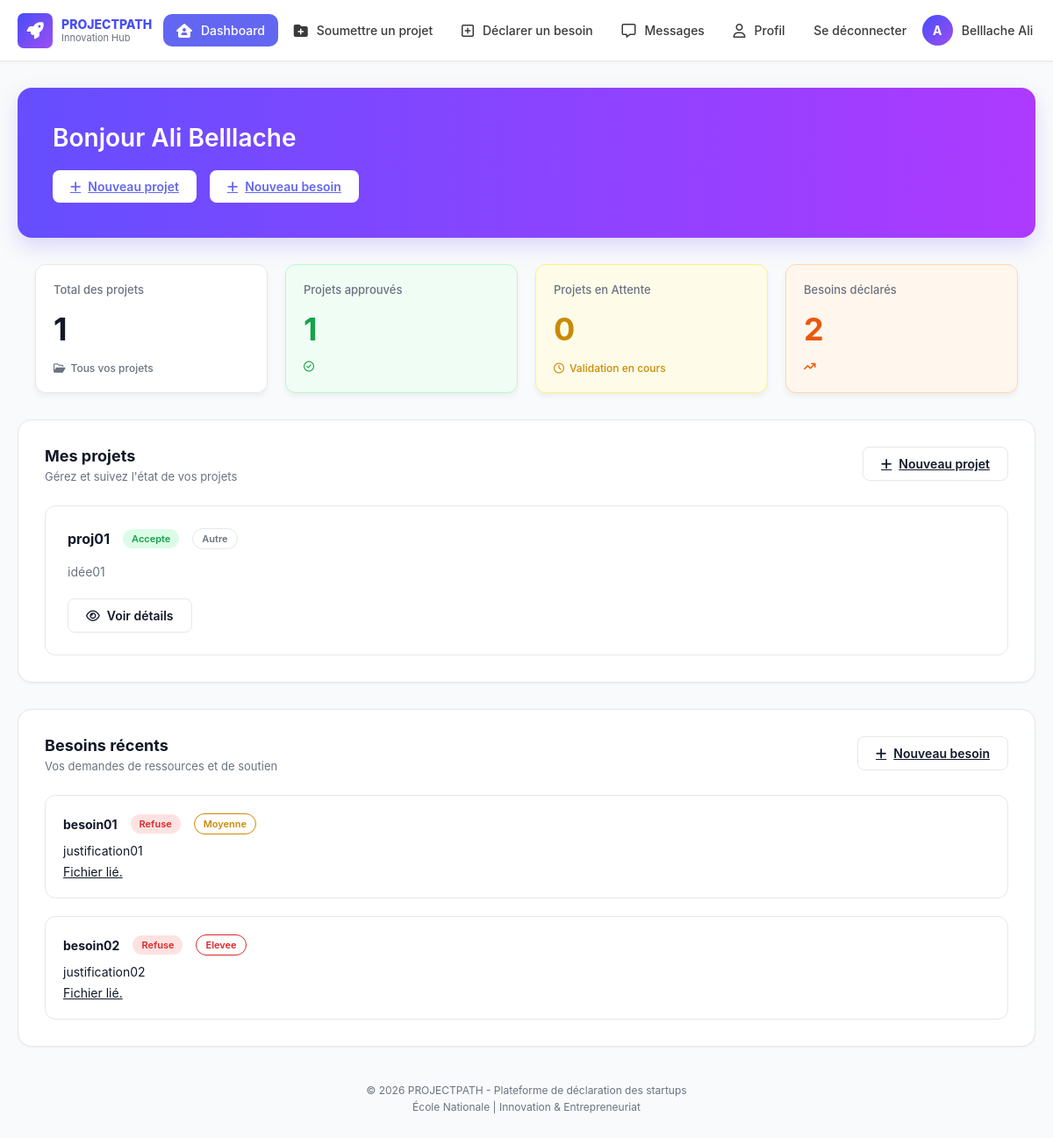
The page /home/2 (signed in) on the database its author committed.
### PP/models.py (models this page shows, shortened)
class CompteEtudiant(AbstractUser, PermissionsMixin):
    matricule = models.fields.IntegerField(unique=True, validators= [Validate_matricule], default = "123889357")
    class Niveau(models.TextChoices):
        one = "1CP", "1CP"
        two = "2CP", "2CP"
        three = "1CS" , "1CS"
        four = "2CS" , "2CS"
        five = "3CS", "3CS"
    niveau_etude = models.fields.CharField(max_length = 5 , choices = Niveau.choices, default = "1CP")
    telephone = models.fields.IntegerField(validators=[Validate_telephone], default=42)
    class Meta:
        verbose_name = "User"
        verbose_name_plural = "Users"

class projet(models.Model):
    nom_projet= models.fields.CharField(max_length=100)
    description = models.fields.CharField(max_length=1000)
    participants = models.ForeignKey(CompteEtudiant, on_delete = models.CASCADE, null = True, blank=True)
    equipe = models.TextField(blank = True)
    probleme_resolu = models.fields.CharField(max_length=200)
    class Domaine(models.TextChoices):
        Technologie_et_sante = "Technologie et sante", "Technologie et sante"
        Technologie_et_finances = "Technologie et finances", "Technologie et finances"
        Technologie_et_Environement = "Technologie et environement", "Technologie et environement"
        E_commerce = "E-commerce", "E-commerce"
        Technologie_et_agriculture = "Technologie et agriculture", "Technologie et agriculture"
        Autre = "Autre", "Autre"
    domaine = models.CharField(max_length=30, choices= Domaine.choices, default="Autre")
    objectif = models.CharField(max_length=200)
    file_path = models.FileField(upload_to="files/", null = False,verbose_name="",validators=[Validate_fichier])
    statut = models.fields.CharField(max_length = 20, choices = Statut.choices, default = "NonVue")
    created_at = models.DateTimeField(auto_now_add=True)
    updated_at = models.DateTimeField(auto_now=True)

class Besoin(models.Model):
    projet_concerne = models.fields.CharField(max_length=100)
    class TypeDeBesoin(models.TextChoices):
        Materiel = "Materiel" ,'Materiel'
        Budget = "Budget", 'Budget'
        Encadrement = "Encadrement", 'Encadrement'
        Laboratoire = "Laboratoire", 'Laboratoire'
        Support_Technique = "Support Technique", 'Support Technique'
        Formation = "Formation", 'Formation'
        Networking = "Networking", 'Networking'
    typeDeBesoin = models.fields.CharField(max_length = 20 , choices = TypeDeBesoin.choices, default = "MATERIEL") #si ça se trouve tu dois choisir parmi une liste
    class priorite(models.TextChoices):
        Basse = "Basse"
        Moyenne = "Moyenne"
        Eleve = "Elevee"
    priority = models.fields.CharField(max_length = 50, choices =priorite.choices, default = "Elevee")
    description = models.fields.CharField(max_length = 1000)
    participant = models.ForeignKey(CompteEtudiant, on_delete = models.CASCADE, null = True, blank = True)
    justification = models.fields.CharField(max_length=1000)
    file_path = models.FileField(upload_to="files/", null = True ,blank = True ,verbose_name="", validators=[Validate_fichier])
    statut = models.fields.CharField(max_length = 20, choices = Statut.choices, default = "NonVue")
    created_at = models.DateTimeField(auto_now_add=True)

### PP/views.py (the view)
# urls.py: 2. Add a URL to urlpatterns:  path('', views.home, name='home')
@login_required
def home(request,user_id):
    if request.user.id != user_id:
        return redirect("logout")
    user = CompteEtudiant.objects.get(id = user_id)
    user_projects = user.projet_set.all()
    user_request = user.besoin_set.all()
    project_nbr = user_projects.count()
    prj_enAtt = projet.objects.filter(statut = "EnAttente",  participants = user).count()
    prj_valide = projet.objects.filter(statut = "Accepte",  participants = user).count()
    prj_refuse = projet.objects.filter(statut = "DocumentManquant",  participants = user).count()
    besoin_nbr = user_request.count()
    bs_enAtt = Besoin.objects.filter(statut = "EnAttente", participant = user).count()
    bs_valide = Besoin.objects.filter(statut = "Accepte", participant = user).count()
    bs_refuse = Besoin.objects.filter(statut = "Refuse",  participant = user).count()
    return render(request,"Student/home.html",{"user" : user, "user_projects": user_projects,
                                               "user_request":user_request ,"user_id": user_id,
                                               "prj_nb": project_nbr, "prj_enAtt": prj_enAtt,
                                               "prj_valide": prj_valide, "prj_refuse": prj_refuse,
                                                "bs_nb": besoin_nbr, "bs_enAtt": bs_enAtt, "bs_valide": bs_valide,
                                                "bs_refuse": bs_refuse})

### PP/template/Student/home.html (shortened to what this page needs)
{% load static %}
<!DOCTYPE html>
<html lang="en">
<head>
    <link rel="stylesheet" href="{% static 'css/dashboard.css' %}">
    <link rel="stylesheet" href="https://cdnjs.cloudflare.com/ajax/libs/font-awesome/6.4.0/css/all.min.css">
</head>
<body>
    <nav>
        <div class="logo">
            <i class="fa-solid fa-rocket"></i>
            <div class="txt">
                <h4>PROJECTPATH</h4>
                <p>Innovation Hub</p>
            </div>
        </div>
        <div class="nav-links" id="nav-links">
            <div id="dash" class="same active" data-page="{%url 'home' user_id%}">
                <i class="fa-solid fa-house-user"></i>
                <p>Dashboard</p>
            </div>
            <div class="same" id="soumettre" data-page="{%url 'add_project' user_id%}">
                <i class="fa-solid fa-folder-plus"></i>
                <p>Soumettre un projet</p>
            </div>
            <div class="same" id="besoin" data-page="{%url 'add_request' user_id%}">
                <i class="fa-regular fa-square-plus"></i>
                <p>Déclarer un besoin</p>
            </div>
            <div class="same" id="message" data-page="{%url 'message_etudiant' user_id%}">
                <i class="fa-regular fa-message"></i>
                <p>Messages</p>
            </div>
            <div class="same" id="profil" data-page="{%url 'user_details' user_id%}">
                <i class="fa-regular fa-user"></i>
                <p>Profil</p>
            </div>
            <div class="same" id="profil" data-page="{%url 'logout'%}">
                <p>Se déconnecter</p>
            </div>
        <div class="nav-right">
            <div class="compte">
                <span id="s1">{{ user.first_name|first }}</span>
                <span id="s2">{{user.last_name}} {{user.first_name}}</span>
            </div>
        </div>
    </nav>
    <main class="container">
        <section class="hero-section">
            <h1 class="hero-title">Bonjour <span id="userNameHero">{{user.first_name}} {{user.last_name}}</span></h1>
            <div class="hero-buttons">
                <a href="{%url 'add_project' user_id%}" class="btn btn-white">
                    <i class="fa-solid fa-plus"></i>
                    Nouveau projet
                </a>
                <a href="{%url 'add_request' user_id%}" class="btn btn-white">
                    <i class="fa-solid fa-plus"></i>
                    Nouveau besoin
                </a>
            </div>
        </section>
        <section class="stats-grid">
            <div class="stat-card stat-total">
                <p class="stat-label">Total des projets</p>
                <h2 class="stat-value" id="stat-total-val">{{prj_nb}}</h2>
                <div class="stat-footer text-gray">
                    <i class="fa-regular fa-folder-open"></i> Tous vos projets
                </div>
            </div>
            <div class="stat-card stat-approved">
                <p class="stat-label">Projets approuvés</p>
                <h2 class="stat-value text-green" id="stat-approved-val">{{prj_valide}}</h2>
                <div class="stat-footer text-green">
                    <i class="fa-regular fa-circle-check"></i>
                </div>
            </div>
            <div class="stat-card stat-pending">
                <p class="stat-label">Projets en Attente</p>
                <h2 class="stat-value text-yellow" id="stat-pending-val">{{prj_enAtt}}</h2>
                <div class="stat-footer text-yellow">
                    <i class="fa-regular fa-clock"></i> Validation en cours
                </div>
            </div>
            <div class="stat-card stat-needs">
                <p class="stat-label">Besoins déclarés</p>
                <h2 class="stat-value text-orange" id="stat-needs-val">{{bs_nb}}</h2>
                <div class="stat-footer text-orange">
                    <i class="fa-solid fa-arrow-trend-up"></i>
                </div>
            </div>
        </section>
        <section class="content-section">
            <div class="section-header">
                <div>
                    <h2 class="section-title">Mes projets</h2>
                    <p class="section-subtitle">Gérez et suivez l'état de vos projets</p>
                </div>
                <a href="{%url 'add_project' user_id%}" class="btn btn-outline action-declarer-besoin">
                    <i class="fa-solid fa-plus"></i>
                    Nouveau projet
                </a>
            </div>
            <div id="projects-container" class="cards-container">
                     {%for p in user_projects%}
                        <div class="project-card">
                            <div class="project-header-row">
                                <h3 class="project-name">{{p.nom_projet}}</h3>
                                    <span class="badge
                                    {% if p.statut == 'Accepte' %}badge-green
                                    {% elif p.statut == 'EnAttente' or p.statut == 'NonVue' %}badge-yellow
                                    {% elif p.statut == 'DocumentManquant' %}badge-orange
                                    {% else %}badge-red{% endif %}">
                                        {{p.statut}}
                                    </span>
                                <span class="badge badge-outline">{{p.domaine}}</span>
                            </div>
                            <p class="project-desc">{{p.description}}</p>
                            <div class="project-footer">
                    <button class="btn btn-outline" onclick="window.location.href='/project_details/{{p.id}}/{{user_id}}/0'"><i class="fa-regular fa-eye"></i> Voir détails</button>
                </div>
                </div>
                     {%endfor%}
            </div>
        </section>
        <section class="content-section mt-5">
            <div class="section-header">
                <div>
                    <h2 class="section-title">Besoins récents</h2>
                    <p class="section-subtitle">Vos demandes de ressources et de soutien</p>
                </div>
                <a href="{%url 'add_request' user_id%}" class="btn btn-outline action-declarer-besoin">
                    <i class="fa-solid fa-plus"></i>
                    Nouveau besoin
                </a>
            </div>
            <div id="needs-container" class="cards-container">
                     {%for b in user_request%}
                        <div class="need-card">
                           <div class="need-title-row">
                            <h3 class="need-name">{{b.description}}</h3>
                                     <span class="badge
                                     {% if b.statut == 'Accepte' %}badge-green
                                     {% elif b.statut == 'EnAttente' or b.statut == 'NonVue' %}badge-yellow
                                     {% else %}badge-red{% endif %}">
                                          {{b.statut}}
                                     </span>
                                      <span class="badge
                                      {% if 'Elevee' in b.priority %}badge-priority
                                      {% elif 'Moyenne' in b.priority %}badge-priority-medium
                                      {% else %}badge-outline{% endif %}">
                                          {{b.priority}}
                                      </span>
                         </div>
                        <p class="need-desc">{{b.justification}}</p>
                        {%if b.file_path%}
                        <a class="need-desc" href="/media/{{b.file_path}}">Fichier lié.</a>
                        {%endif%}
                      </div>
                        {%endfor%}
            </div>
        </section>
    <footer>
        <p>© 2026 PROJECTPATH - Plateforme de déclaration des startups</p>
        <p>École Nationale | Innovation & Entrepreneuriat</p>
    </footer>
</body>
</html>

### rows shown on the page
CompteEtudiant: first_name|first "A", last_name "Belllache", first_name "Ali"
projet: nom_projet "proj01", statut "Accepte", domaine "Autre", description "idée01"
Besoin: description "besoin01", statut "Refuse", priority "Moyenne", justification "justification01"
Besoin: description "besoin02", statut "Refuse", priority "Elevee", justification "justification02"

### other values the page prints
{{ prj_nb }} "1"
{{ prj_valide }} "1"
{{ prj_enAtt }} "0"
{{ bs_nb }} "2"
